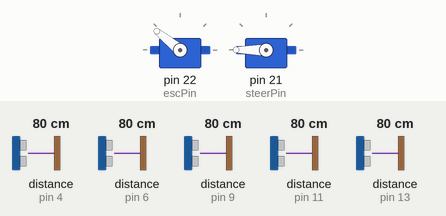
Recording of a sketch running on a simulated Arduino Mega 2560, built with avr-gcc and run on an emulated ATmega2560. Parts: 2 × servo. The inputs (shaded band) are chosen by the test bench; at power-on: distance to the obstacle (sensors on pin 6, pin 4, pin 9, pin 11, pin 13) 80 cm. The echo pulse lasts 58.3 µs per cm.

Above: at 1.2 s.
1.3 s: distance to the obstacle (sensor on pin 6) set to 23 cm
At 5.9 s:
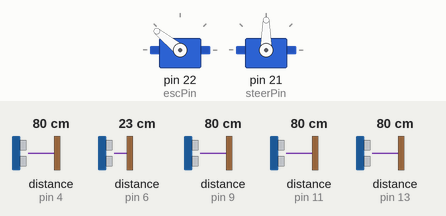
23.8 s: distance to the obstacle (sensor on pin 6) set to 19 cm
At 25.6 s:
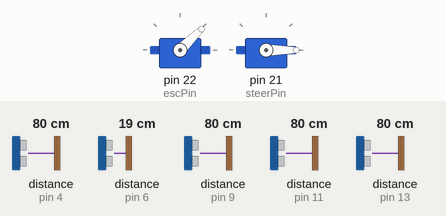
46.3 s: distance to the obstacle (sensor on pin 6) set to 35 cm
68.8 s: distance to the obstacle (sensor on pin 6) set to 2 cm
At 81.2 s:
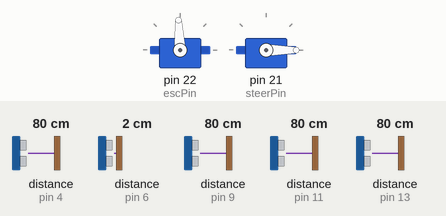
Timing chart, 0 to 91.6 s (numbered marks = the images above; inputs shaded):
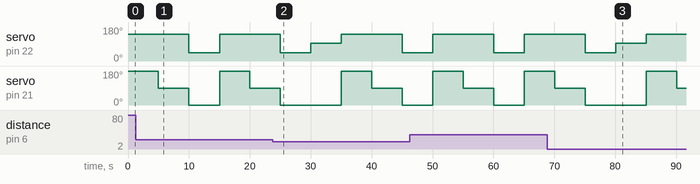

Measured:
- the behaviour switches between 21 and 20 cm on distance to the obstacle (sensor on pin 6) (found by bisection; images 1 and 2)

The sketch:

SuccessfulMotorControlBySensorReturn.ino
```cpp
// Marley's sensor code combined with Ane's motor control code

#include <Servo.h>

#define escPin 22 // Output pin used
#define steerPin 21


int pos = 0;
int speed;


Servo esc;
Servo steer;


// global variable to represent direction of servo rotation
int carDirection;

// global variables (constants) to represent esc rotation
const int BACKWARDS = 1000;
const int STOPPED = 1500;
const int FORWARD = 2000;

// Global variables (constants) to represent steer direction
const int LEFT = 0;
const int STRAIGHT = 90;
const int RIGHT = 180;

int duration;
int distance;

//Sensors
int sensorFLTrig = 3;
int sensorFLEcho = 4;
int sensorFMTrig = 5;
int sensorFMEcho = 6;
int sensorFRTrig = 8;
int sensorFREcho = 9;
int sensorRLTrig = 10;
int sensorRLEcho = 11;
int sensorRRTrig = 12;
int sensorRREcho = 13;

//Sensor Values
long frontLeftDistance;
long frontMiddleDistance;
long frontRightDistance;
long rearRightDistance;
long rearLeftDistance;


void setup(){
   /*Sensors*/
  pinMode(sensorFLTrig, OUTPUT);
  pinMode(sensorFLEcho, INPUT);

  pinMode(sensorFMTrig, OUTPUT);
  pinMode(sensorFMEcho, INPUT);

  pinMode(sensorFRTrig, OUTPUT);
  pinMode(sensorFREcho, INPUT);

  pinMode(sensorRLTrig, OUTPUT);
  pinMode(sensorRLEcho, INPUT);

  pinMode(sensorRRTrig, OUTPUT);
  pinMode(sensorRREcho, INPUT);

}

void loop(){
  // turn on servo motor
esc.attach(escPin);
steer.attach(steerPin);
// turn off servo motor
//esc.detach();
//steer.detach();

/*testing*/

steer.write(RIGHT);
esc.writeMicroseconds(FORWARD);
Serial.print(steer.read());
delay(5000);
steer.write(STRAIGHT);
//esc.writeMicroseconds(STOPPED);
Serial.print(steer.read());
delay(5000);
steer.write(LEFT);
esc.writeMicroseconds(BACKWARDS);
Serial.print(steer.read());
delay(5000);


/*READING FROM FRONT-LEFT SENSOR*/
  digitalWrite(sensorFLTrig, LOW);
  delayMicroseconds(2);

  digitalWrite(sensorFLTrig, HIGH);
  delayMicroseconds(10);
  digitalWrite(sensorFLTrig, LOW);

  duration = pulseIn(sensorFLEcho, HIGH);

  frontLeftDistance = duration * 0.034 / 2;

  Serial.print("Distance FL: ");
  Serial.println(frontLeftDistance);

  /*READING FROM FRONT-MIDDLE SENSOR*/
  digitalWrite(sensorFMTrig, LOW);
  delayMicroseconds(2);

  digitalWrite(sensorFMTrig, HIGH);
  delayMicroseconds(10);
  digitalWrite(sensorFMTrig, LOW);

  duration = pulseIn(sensorFMEcho, HIGH);

  frontMiddleDistance = duration * 0.034 / 2;

  Serial.print("Distance FM: ");
  Serial.println(frontMiddleDistance);
                      if(frontMiddleDistance < 20)
                            {
                              esc.writeMicroseconds(STOPPED);
                              Serial.println("STOPPING");
                              delay(5000);

                            }

  /*READING FROM FRONT-RIGHT SENSOR */
  digitalWrite(sensorFRTrig, LOW);
  delayMicroseconds(2);

  digitalWrite(sensorFRTrig, HIGH);
  delayMicroseconds(10);
  digitalWrite(sensorFRTrig, LOW);

  duration = pulseIn(sensorFREcho, HIGH);

  frontRightDistance = duration * 0.034 / 2;

  Serial.print("Distance FR: ");
  Serial.println(frontRightDistance);

  /*READING FROM REAR-LEFTT SENSOR */
  digitalWrite(sensorRLTrig, LOW);
  delayMicroseconds(2);

  digitalWrite(sensorRLTrig, HIGH);
  delayMicroseconds(10);
  digitalWrite(sensorRLTrig, LOW);

  duration = pulseIn(sensorRLEcho, HIGH);

  rearLeftDistance = duration * 0.034 / 2;

  Serial.print("Distance RL: ");
  Serial.println(rearLeftDistance);

  /*READING FROM REAR-RIGHT SENSOR */
  digitalWrite(sensorRRTrig, LOW);
  delayMicroseconds(2);

  digitalWrite(sensorRRTrig, HIGH);
  delayMicroseconds(10);
  digitalWrite(sensorRRTrig, LOW);

  duration = pulseIn(sensorRREcho, HIGH);

  rearRightDistance = duration * 0.034 / 2;

  Serial.print("Distance RR: ");
  Serial.println(rearRightDistance);


}
```
